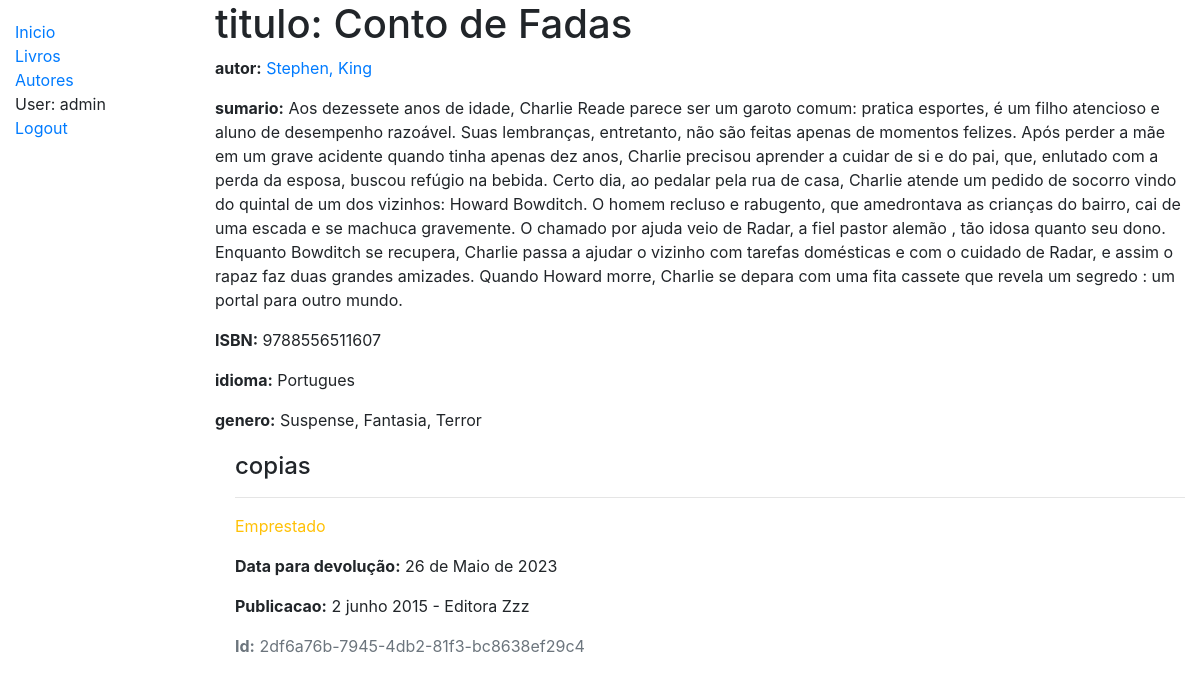
Screenshot of /catalogos/livro/1 (signed in) with the database file from the repository.
### catalogos/models.py (models this page shows, shortened)
class Livro(models.Model):
    titulo = models.CharField(max_length=200, verbose_name="Titulo do livro"    )
    autor = models.ForeignKey('Autor', on_delete=models.SET_NULL, null=True)
    sumario = models.TextField(max_length=1000, help_text='digite uma breve descrição do livro')
    isbn = models.CharField('ISBN', max_length=13, help_text='13 caracteres <a href="https://www.isbn-international.org/content/what-isbn">ISBN number</a>')
    genero = models.ManyToManyField(Genero, help_text='selecione o(s) genero(s) do livro')
    idioma = models.ForeignKey('Idioma', on_delete=models.SET_NULL, null=True)
    def display_genero(self):
        return ', '.join(genero.nome for genero in self.genero.all()[:3])
    display_genero.short_description = 'Genero'

class Autor(models.Model):
    nome = models.CharField(max_length=100)
    sobrenome = models.CharField(max_length=100)
    dataNascimento = models.DateField(null=True, blank=True)
    dataMorte = models.DateField('Morto', null=True, blank=True)
    class Meta:
        ordering = ['nome', 'sobrenome']
    def __str__(self):
        return f'{self.nome}, {self.sobrenome}'

class Idioma(models.Model):
    nome = models.CharField(max_length=200,
                            help_text="digite o idioma do livro")
    def __str__(self):
        return self.nome

class Genero(models.Model):
    nome = models.CharField(max_length=200, help_text='digite um genero de livro')
    def __str__(self):
        return self.nome

class LivroFisico(models.Model):
    id = models.UUIDField(primary_key=True, default=uuid.uuid4, help_text='ID exclusivo para este livro específico.')
    livro = models.ForeignKey('Livro', on_delete=models.SET_NULL, null=True)
    publicacao = models.CharField(max_length=200)
    dataDevolucao= models.DateField(null=True, blank=True)
    mutuario = models.ForeignKey(User, on_delete=models.SET_NULL, null=True, blank=True)
    SituacaoEmprestimo = (
        ('m', 'Manutenção'),
        ('o', 'Emprestado'),
        ('a', 'Disponivel'),
        ('r', 'Reservado'),
    )
    status = models.CharField(
        max_length=1,
        choices=SituacaoEmprestimo,
        blank=True,
        default='m',
        help_text='Disponibilidade do livro:',
    )
    class Meta:
        ordering = ['dataDevolucao']

### catalogos/views.py (the view)
# urls.py: path('livro/<int:pk>', views.livroDetalheView.as_view(), name='livro-detalhe'),
class livroDetalheView(LoginRequiredMixin, generic.DetailView):
    model = Livro

### catalogos/templates/catalogos/livro_detail.html
{% extends "base.html" %}
{% block content %}
  <h1>titulo: {{ livro.titulo }}</h1>
  <p><strong>autor:</strong> <a href="{% url 'autor-detalhe' livro.autor.pk %}">{{ livro.autor }}</a></p>
  <p><strong>sumario:</strong> {{ livro.sumario }}</p>
  <p><strong>ISBN:</strong> {{ livro.isbn }}</p>
  <p><strong>idioma:</strong> {{ livro.idioma }}</p>
  <p><strong>genero:</strong> {% for genero in livro.genero.all %} {{ genero }}{% if not forloop.last %}, {% endif %}{% endfor %}</p>
  <div style="margin-left:20px;margin-top:20px">
    <h4>copias</h4>
    {% for copia in livro.livrofisico_set.all %}
      <hr>
      <p class="{% if copia.status == 'a' %}text-success{% elif copia.status == 'm' %}text-danger{% else %}text-warning{% endif %}">{{ copia.get_status_display }}</p>
      {% if copia.status != 'a' %}
        <p><strong>Data para devolução:</strong> {{copia.dataDevolucao}}</p>
      {% endif %}
      <p><strong>Publicacao:</strong> {{copia.publicacao}}</p>
      <p class="text-muted"><strong>Id:</strong> {{copia.id}}</p>
    {% endfor %}
  </div>
{% endblock %}

### catalogos/templates/base.html (shortened to what this page needs)
<!DOCTYPE html>
<html lang="pt-BR">
<head>
  <link rel="stylesheet" href="https://stackpath.bootstrapcdn.com/bootstrap/4.1.3/css/bootstrap.min.css">
  {% load static %}
  <link rel="stylesheet" href="{% static 'css/styles.css' %}">
</head>
<body>
  <div class="container-fluid">
    <div class="row">
      <div class="col-sm-2">
      {% block sidebar %}
        <ul class="sidebar-nav">
          <li><a href="{% url 'index' %}">Inicio</a></li>
          <li><a href="{% url 'livros' %}">Livros</a></li>
          <li><a href="{% url 'autores' %}">Autores</a></li>
          {% if user.is_authenticated %}
            <li>User: {{ user.get_username }}</li>
            <li><a href="{% url 'logout'%}?next={{request.path}}">Logout</a></li>
          {% else %}
            <li><a href="{% url 'login'%}?next={{request.path}}">Login</a></li>
          {% endif %}
        </ul>
      {% endblock %}
      </div>
      <div class="col-sm-10 ">{% block content %}{% endblock %}
      </div>
    </div>
  </div>
</body>
</html>

### catalogos/templates/static/css/styles.css (style rules this page uses)
.sidebar-nav { margin-top: 20px; padding: 0; list-style: none; }

### rows the page displays
Livro: titulo "Conto de Fadas", autor "Stephen, King", sumario "Aos dezessete anos de idade, Charlie Reade parece ser um garoto comum: pratica esportes, é um filho atencioso e aluno de desempenho razoável. Suas lembranças, entretanto, não são feitas apenas de momentos felizes. Após perder a mãe em um grave acidente quando tinha apenas dez anos, Charlie precisou aprender a cuidar de si e do pai, que, enlutado com a perda da esposa, buscou refúgio na bebida. Certo dia, ao pedalar pela rua de casa, Charlie atende um pedido de socorro vindo do quintal de um dos vizinhos: Howard Bowditch. O homem recluso e rabugento, que amedrontava as crianças do bairro, cai de uma escada e se machuca gravemente. O chamado por ajuda veio de Radar, a fiel pastor alemão , tão…", isbn "9788556511607", idioma "Portugues"
Genero: nome "Suspense"
Genero: nome "Fantasia"
Genero: nome "Terror"
LivroFisico: status "Emprestado", dataDevolucao "26 de Maio de 2023", publicacao "2 junho 2015 - Editora Zzz", id "2df6a76b-7945-4db2-81f3-bc8638ef29c4"

### other values shown
{{ user.get_username }} "admin"
